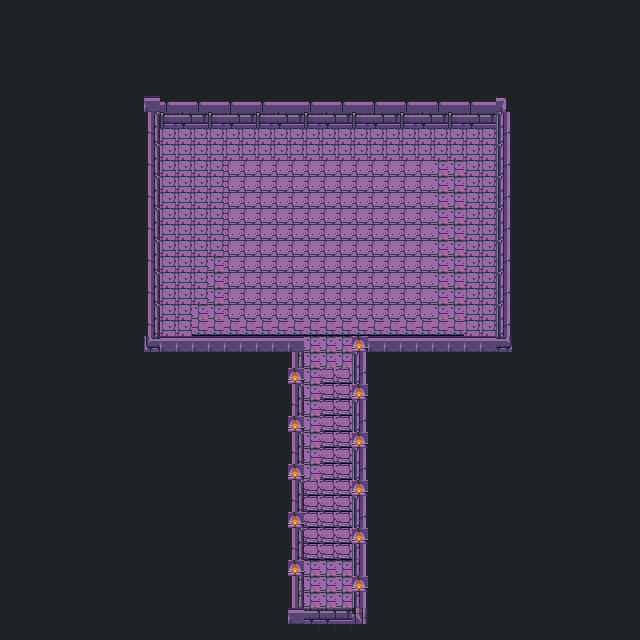

A level layout from a 2D game, rendered from its tile map. Below: a short description, then the map file with tile-grid data replaced by summaries:
An orthogonal 40x40 tile map with 16x16 px tiles, 1 tile layer (Tile Layer 1), 2 tilesets and 8 objects.

<map version="1.0" tiledversion="1.0.3" orientation="orthogonal" renderorder="right-down" width="40" height="40" tilewidth="16" tileheight="16" nextobjectid="12">
 <tileset firstgid="1" source="untitled.tsx" />
 <tileset firstgid="171" name="dungeon_1" tilewidth="16" tileheight="16" tilecount="0" columns="20">
  <image source="../../core/assets/dungeon_1.png" width="320" height="192" />
 </tileset>
 <layer name="Tile Layer 1" width="40" height="40">
  <data>[1600 cells, 1600 non-empty, 34 distinct tile ids]</data>
 </layer>
 <objectgroup name="Object Layer 1">
  <object id="1" x="144" y="112" width="368" height="16" />
  <object id="2" x="496" y="128" width="16" height="224" />
  <object id="4" x="144" y="128" width="16" height="224" />
  <object id="5" x="160" y="336" width="144" height="16" />
  <object id="7" x="352" y="336" width="144" height="16" />
  <object id="8" x="352" y="352" width="16" height="272" />
  <object id="10" x="288" y="608" width="64" height="16" />
  <object id="11" x="288" y="352" width="16" height="256" />
 </objectgroup>
</map>
